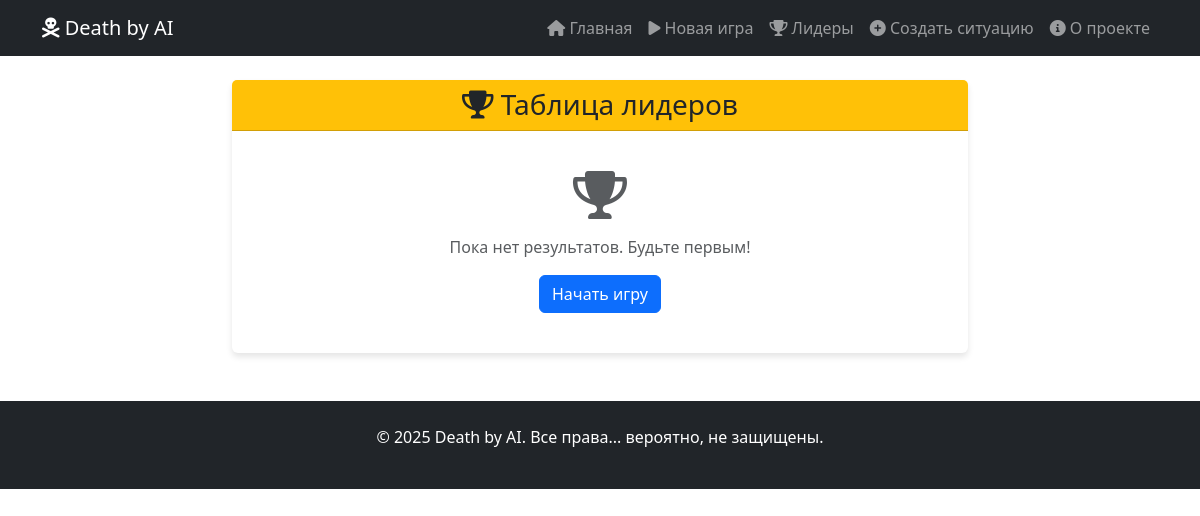
The app's page /leaderboard/, older data.
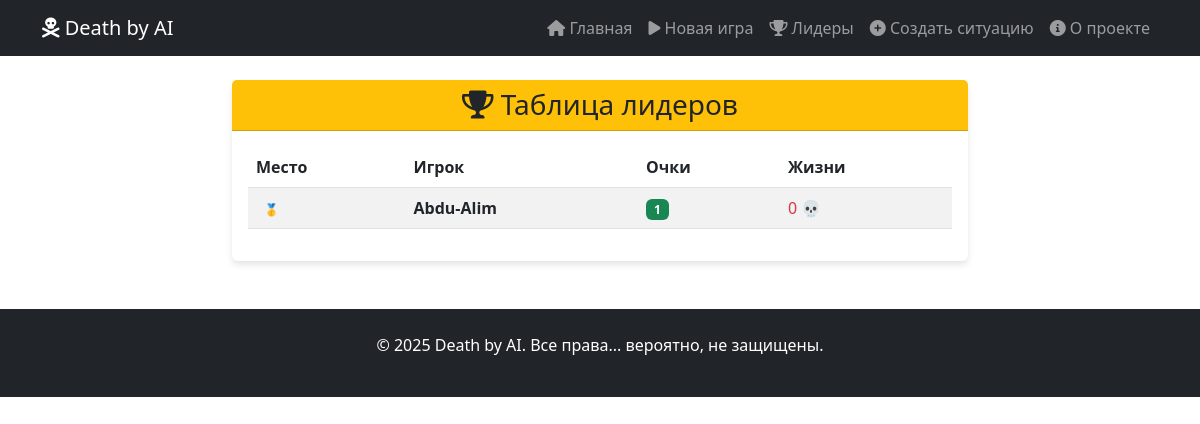
The same page, newer data.
### game/models.py (models this page shows, shortened)
class GameSession(models.Model):
    player = models.ForeignKey(Player, on_delete=models.CASCADE)
    situation = models.ForeignKey(Situation, on_delete=models.CASCADE)
    lives = models.IntegerField(default=3)
    score = models.IntegerField(default=0)
    is_active = models.BooleanField(default=True)
    created_at = models.DateTimeField(auto_now_add=True)

class Player(models.Model):
    CATEGORY_CHOICES = [
        ('nature', 'Природа'),
        ('disaster', 'Катастрофа'),
        ('fantasy', 'Фантастика'),
    ]
    name = models.CharField(max_length=100, unique=True)
    created_at = models.DateTimeField(auto_now_add=True)

### game/views.py (the view)
# urls.py: path('leaderboard/', views.leaderboard, name='leaderboard'),
def leaderboard(request):
    from django.db.models import Max
    best_scores = GameSession.objects.values('player__name').annotate(
        best_score=Max('score')
    ).order_by('-best_score')[:10]
    leaders = []
    for score_data in best_scores:
        player_name = score_data['player__name']
        best_score = score_data['best_score']
        best_session = GameSession.objects.filter(
            player__name=player_name,
            score=best_score
        ).order_by('-id').first()
        if best_session:
            leaders.append(best_session)
    return render(request, 'game/leaderboard.html', {
        'leaders': leaders
    })

### game/templates/game/leaderboard.html
{% extends 'game/base.html' %}
{% block content %}
<div class="container mt-4">
    <div class="row">
        <div class="col-md-8 mx-auto">
            <div class="card game-card">
                <div class="card-header bg-warning text-dark">
                    <h3 class="text-center mb-0"><i class="fas fa-trophy"></i> Таблица лидеров</h3>
                </div>
                <div class="card-body">
                    {% if leaders %}
                    <div class="table-responsive">
                        <table class="table table-striped">
                            <thead>
                                <tr>
                                    <th>Место</th>
                                    <th>Игрок</th>
                                    <th>Очки</th>
                                    <th>Жизни</th>
                                </tr>
                            </thead>
                            <tbody>
                                {% for leader in leaders %}
                                <tr class="leaderboard-item">
                                    <td>
                                        {% if forloop.first %}
                                        <span class="badge medal-gold">🥇</span>
                                        {% elif forloop.counter == 2 %}
                                        <span class="badge medal-silver">🥈</span>
                                        {% elif forloop.counter == 3 %}
                                        <span class="badge medal-bronze">🥉</span>
                                        {% else %}
                                        <span class="text-muted">#{{ forloop.counter }}</span>
                                        {% endif %}
                                    </td>
                                    <td><strong>{{ leader.player.name }}</strong></td>
                                    <td><span class="badge bg-success">{{ leader.score }}</span></td>
                                    <td>
                                        {% if leader.lives > 0 %}
                                        <span class="text-success">{{ leader.lives }} ❤️</span>
                                        {% else %}
                                        <span class="text-danger">0 💀</span>
                                        {% endif %}
                                    </td>
                                </tr>
                                {% endfor %}
                            </tbody>
                        </table>
                    </div>
                    {% else %}
                    <div class="text-center py-4">
                        <i class="fas fa-trophy fa-3x text-muted mb-3"></i>
                        <p class="text-muted">Пока нет результатов. Будьте первым!</p>
                        <a href="{% url 'start_game' %}" class="btn btn-primary">Начать игру</a>
                    </div>
                    {% endif %}
                </div>
            </div>
        </div>
    </div>
</div>
{% endblock %}

### game/templates/game/base.html (shortened to what this page needs)
<!DOCTYPE html>
<html lang="ru">
<head>
    <link href="https://cdn.jsdelivr.net/npm/bootstrap@5.3.0/dist/css/bootstrap.min.css" rel="stylesheet">
    <link href="https://cdnjs.cloudflare.com/ajax/libs/font-awesome/6.0.0/css/all.min.css" rel="stylesheet">
    <link href="https://cdnjs.cloudflare.com/ajax/libs/font-awesome/6.0.0/css/all.min.css" rel="stylesheet">
</head>
<body>
    <nav class="navbar navbar-expand-lg navbar-dark bg-dark">
        <div class="container">
            <a class="navbar-brand" href="{% url 'home' %}">
                <i class="fas fa-skull-crossbones"></i> Death by AI
            </a>
            <div class="collapse navbar-collapse" id="navbarNav">
                <div class="navbar-nav ms-auto">
                    <a class="nav-link" href="{% url 'home' %}">
                        <i class="fas fa-home"></i> Главная
                    </a>
                    <a class="nav-link" href="{% url 'start_game' %}">
                        <i class="fas fa-play"></i> Новая игра
                    </a>
                    <a class="nav-link" href="{% url 'leaderboard' %}">
                        <i class="fas fa-trophy"></i> Лидеры
                    </a>
                    <a class="nav-link" href="{% url 'create_situation' %}">
                        <i class="fas fa-plus-circle"></i> Создать ситуацию
                    </a>
                    <a class="nav-link" href="{% url 'about' %}">
                        <i class="fas fa-info-circle"></i> О проекте
                    </a>
                </div>
            </div>
        </div>
    </nav>
    {% block content %}
    {% endblock %}
    <footer class="bg-dark text-white mt-5 py-4">
        <div class="container text-center">
            <p>&copy; 2025 Death by AI. Все права... вероятно, не защищены.</p>
        </div>
    </footer>
</body>
</html>

### game/templates/game/base.html (style rules this page uses)
.game-card { border: none; box-shadow: 0 4px 6px rgba(0, 0, 0, 0.1); transition: transform 0.3s; }

Row changes from the older to the newer data that the page shows:
added GameSession: player.name "Abdu-Alim", score "1", lives "0 💀"
Text that changed along with them:
text no longer shown: "Пока нет результатов. Будьте первым! Начать игру"
text now shown: "Место Игрок Очки Жизни"
